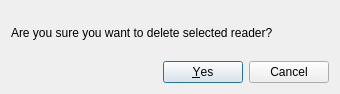
<?xml version="1.0" encoding="UTF-8"?>
<ui version="4.0">
 <class>RemoveReaderConfirmationDialog</class>
 <widget class="QDialog" name="RemoveReaderConfirmationDialog">
  <property name="geometry">
   <rect>
    <x>0</x>
    <y>0</y>
    <width>340</width>
    <height>94</height>
   </rect>
  </property>
  <property name="windowTitle">
   <string>Dialog</string>
  </property>
  <layout class="QVBoxLayout" name="verticalLayout">
   <item>
    <widget class="QLabel" name="label">
     <property name="text">
      <string>Are you sure you want to delete selected reader?</string>
     </property>
    </widget>
   </item>
   <item>
    <widget class="QDialogButtonBox" name="buttonBox">
     <property name="orientation">
      <enum>Qt::Horizontal</enum>
     </property>
     <property name="standardButtons">
      <set>QDialogButtonBox::Cancel|QDialogButtonBox::Yes</set>
     </property>
    </widget>
   </item>
  </layout>
 </widget>
 <resources/>
 <connections>
  <connection>
   <sender>buttonBox</sender>
   <signal>accepted()</signal>
   <receiver>RemoveReaderConfirmationDialog</receiver>
   <slot>accept()</slot>
   <hints>
    <hint type="sourcelabel">
     <x>248</x>
     <y>254</y>
    </hint>
    <hint type="destinationlabel">
     <x>157</x>
     <y>274</y>
    </hint>
   </hints>
  </connection>
  <connection>
   <sender>buttonBox</sender>
   <signal>rejected()</signal>
   <receiver>RemoveReaderConfirmationDialog</receiver>
   <slot>reject()</slot>
   <hints>
    <hint type="sourcelabel">
     <x>316</x>
     <y>260</y>
    </hint>
    <hint type="destinationlabel">
     <x>286</x>
     <y>274</y>
    </hint>
   </hints>
  </connection>
 </connections>
</ui>
